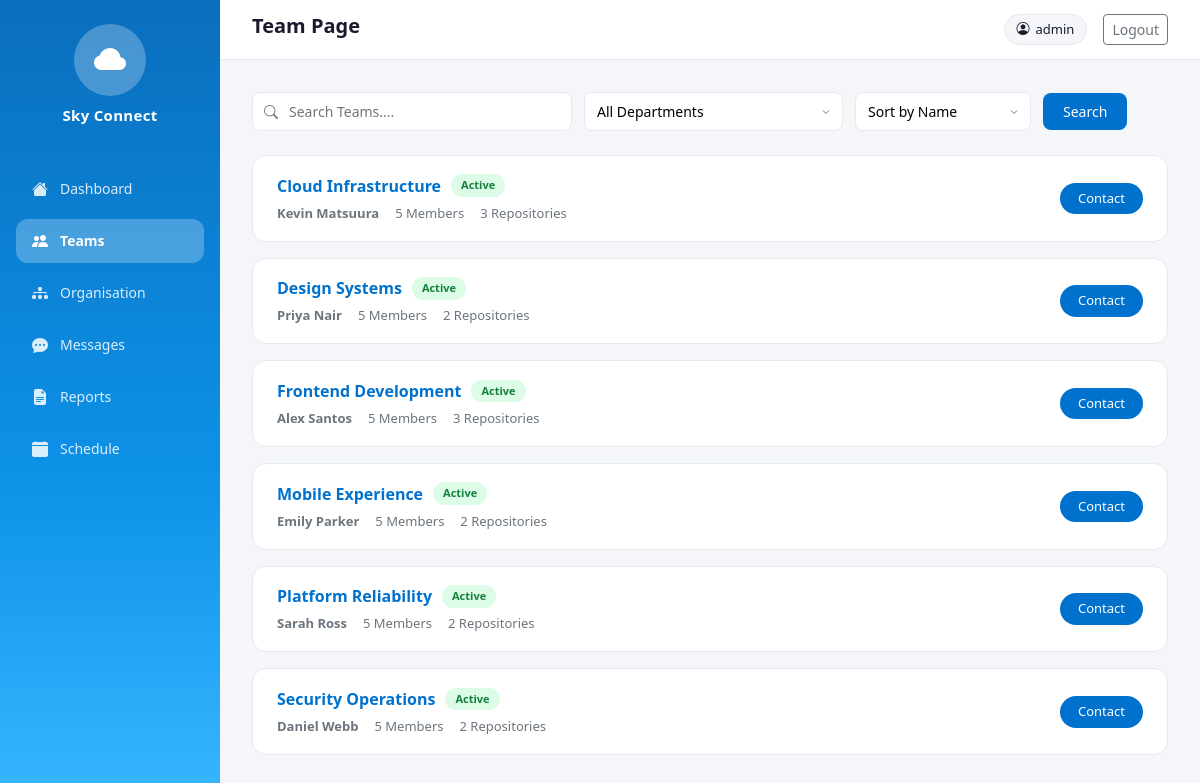
Page /teams/ (signed in) on the committed database.
### teams/models.py (models this page shows, shortened)
class Team(models.Model):
    STATUS_CHOICES = [
        ('active', 'Active'),
        ('inactive', 'Inactive'),
        ('restructuring', 'Restructuring'),
    ]
    name = models.CharField(max_length=200)
    description = models.TextField(blank=True)
    department = models.ForeignKey(
        Department,
        on_delete=models.CASCADE,
        related_name='teams'
    )
    manager = models.CharField(max_length=200)
    manager_role = models.CharField(max_length=200, blank=True)
    location = models.CharField(max_length=200, blank=True)
    status = models.CharField(
        max_length=20,
        choices=STATUS_CHOICES,
        default='active'
    )
    email = models.EmailField(blank=True)
    slack_channel = models.CharField(max_length=200, blank=True)
    created_at = models.DateTimeField(auto_now_add=True)

### teams/views.py (the view)
# urls.py: path('', views.team_list, name='team_list'),
@login_required
def team_list(request):
    teams = Team.objects.all()
    departments = Department.objects.all()
    search_query = request.GET.get('search', '')
    if search_query:
        teams = teams.filter(
            Q(name__icontains=search_query) |
            Q(manager__icontains=search_query) |
            Q(description__icontains=search_query)
        )
    department_filter = request.GET.get('department', '')
    if department_filter:
        teams = teams.filter(department__id=department_filter)
    sort_by = request.GET.get('sort', 'name')
    if sort_by == 'name':
        teams = teams.order_by('name')
    elif sort_by == 'department':
        teams = teams.order_by('department__name')
    return render(request, 'teams/team_list.html', {
        'teams': teams,
        'departments': departments,
        'search_query': search_query,
        'department_filter': department_filter,
        'sort_by': sort_by,
    })

### teams/templates/teams/team_list.html (shortened to what this page needs)
{% extends 'base.html' %}
{% load static %}
{% block nav_teams %}active{% endblock %}
{% block page_title %}<h1>Team Page</h1>{% endblock %}
{% block content %}
<form method="GET" action="{% url 'team_list' %}">
    <div class="filter-bar">
        <div class="search-wrapper">
            <i class="bi bi-search"></i>
            <input
                type="text"
                name="search"
                class="search-input"
                placeholder="Search Teams...."
                value="{{ search_query }}">
        </div>
        <select name="department" class="filter-select">
            <option value="">All Departments</option>
        </select>
        <select name="sort" class="filter-select">
            <option value="name" {% if sort_by == 'name' %}selected{% endif %}>Sort by Name</option>
        </select>
        <button type="submit" class="btn-search">Search</button>
    </div>
</form>
{% for team in teams %}
    <div class="team-card">
        <div class="team-card-left">
            <div>
                <a href="{% url 'team_detail' team.id %}" class="team-card-name">
                    {{ team.name }}
                    <span class="badge-status
                        {% if team.status == 'active' %}badge-active
                        {% elif team.status == 'inactive' %}badge-inactive
                        {% else %}badge-restructuring{% endif %}">
                        {{ team.get_status_display }}
                    </span>
                </a>
            </div>
            <div class="team-card-meta">
                <span><strong>{{ team.manager }}</strong></span>
                <span>{{ team.members.count }} Members</span>
                <span>{{ team.repositories.count }} Repositories</span>
            </div>
        </div>
        <div class="team-card-right">
            <a href="{% url 'team_detail' team.id %}?tab=members" class="btn-contact">Contact</a>
        </div>
    </div>
{% empty %}
    <div class="empty-state">
        <i class="bi bi-people" style="font-size:2rem; display:block; margin-bottom:8px;"></i>
        No teams found matching your search.
    </div>
{% endfor %}
{% endblock %}

### templates/base.html (shortened to what this page needs)
{% load static %}
<!DOCTYPE html>
<html lang="en">
<head>
    <link rel="stylesheet" href="https://cdn.jsdelivr.net/npm/bootstrap@5.3.0/dist/css/bootstrap.min.css">
    <link rel="stylesheet" href="https://cdn.jsdelivr.net/npm/bootstrap-icons@1.11.0/font/bootstrap-icons.css">
    <link rel="stylesheet" href="{% static 'css/style.css' %}">
</head>
<body>
<div class="app-wrapper">
    <aside class="sidebar">
        <div class="sidebar-logo">
            <div class="logo-cloud">
                <i class="bi bi-cloud-fill"></i>
            </div>
            <span class="logo-text">Sky Connect</span>
        </div>
        <nav class="sidebar-nav">
            <a href="/dashboard/" class="nav-item {% block nav_dashboard %}{% endblock %}">
                <i class="bi bi-house-fill"></i>
                <span>Dashboard</span>
            </a>
            <a href="/teams/" class="nav-item {% block nav_teams %}{% endblock %}">
                <i class="bi bi-people-fill"></i>
                <span>Teams</span>
            </a>
            <a href="/organisation/" class="nav-item {% block nav_org %}{% endblock %}">
                <i class="bi bi-diagram-3-fill"></i>
                <span>Organisation</span>
            </a>
            <a href="/messages/" class="nav-item {% block nav_messages %}{% endblock %}">
                <i class="bi bi-chat-dots-fill"></i>
                <span>Messages</span>
            </a>
             <a href="/reports/" class="nav-item {% block nav_reports %}{% endblock %}">
                <i class="bi bi-file-earmark-text-fill"></i>
                <span>Reports</span>
            </a>
            <a href="/schedule/" class="nav-item {% block nav_schedule %}{% endblock %}">
                <i class="bi bi-calendar-fill"></i>
                <span>Schedule</span>
            </a>
        </nav>
    </aside>
    <div class="main-area">
        <header class="topbar">
            <div class="topbar-left">
                {% block page_title %}{% endblock %}
            </div>
            <div class="topbar-right">
                {% if user.is_authenticated %}
                    <div class="user-pill">
                        <i class="bi bi-person-circle"></i>
                        <span>{{ user.username }}</span>
                    </div>
                    <a href="/signin/" class="btn btn-sm btn-outline-secondary ms-2">Logout</a>
                {% else %}
                    <a href="/signin/" class="btn btn-sm btn-outline-primary me-2">Login</a>
                    <a href="/signup/" class="btn btn-sm btn-primary">Sign Up</a>
                {% endif %}
            </div>
        </header>
        <main class="page-content">
            {% block content %}{% endblock %}
        </main>
    </div>
</div>
</body>
</html>

### static/css/style.css (style rules this page uses)
:root { --sky-blue: #0072ce; --sky-blue-dark: #005aa0; --sky-blue-light: #3399e0; --sidebar-bg: linear-gradient(180deg, #0a6ebd 0%, #0d92e8 60%, #38b6ff 100%); --sidebar-width: 220px; --topbar-height: 60px; --text-dark: #1a1a2e; --text-muted: #6c757d; --bg-light: #f4f6f9; --card-bg: #ffffff; --border-color: #e5e9f0; --active-badge: #22c55e; --inactive-badge: #94a3b8; --restructuring-badge: #f59e0b; --upstream-color: #3b82f6; --downstream-color: #ec4899; }
* { box-sizing: border-box; margin: 0; padding: 0; }
body { font-family: 'Segoe UI', sans-serif; background: var(--bg-light); color: var(--text-dark); }
.app-wrapper { display: flex; min-height: 100vh; }
.sidebar { width: var(--sidebar-width); background: var(--sidebar-bg); display: flex; flex-direction: column; position: fixed; top: 0; left: 0; height: 100vh; z-index: 100; padding: 1.5rem 1rem; }
.sidebar-logo { display: flex; flex-direction: column; align-items: center; margin-bottom: 2.5rem; gap: 8px; }
.logo-cloud { width: 72px; height: 72px; background: rgba(255, 255, 255, 0.25); border-radius: 50%; display: flex; align-items: center; justify-content: center; font-size: 2rem; color: white; }
.logo-text { color: white; font-size: 15px; font-weight: 700; letter-spacing: 0.3px; }
.sidebar-nav { display: flex; flex-direction: column; gap: 8px; }
.nav-item { display: flex; align-items: center; gap: 12px; padding: 10px 16px; border-radius: 12px; color: rgba(255, 255, 255, 0.85); text-decoration: none; font-size: 14px; font-weight: 500; transition: background 0.2s, color 0.2s; }
.nav-item.active { background: rgba(255, 255, 255, 0.25); color: white; font-weight: 600; }
.nav-item i { font-size: 16px; }
.main-area { margin-left: var(--sidebar-width); flex: 1; display: flex; flex-direction: column; min-height: 100vh; }
.topbar { height: var(--topbar-height); background: white; border-bottom: 1px solid var(--border-color); display: flex; align-items: center; justify-content: space-between; padding: 0 2rem; position: sticky; top: 0; z-index: 50; }
.topbar-left h1 { font-size: 20px; font-weight: 600; color: var(--text-dark); }
.topbar-right { display: flex; align-items: center; gap: 8px; }
.user-pill { display: flex; align-items: center; gap: 6px; background: var(--bg-light); border: 1px solid var(--border-color); padding: 5px 12px; border-radius: 20px; font-size: 13px; font-weight: 500; }
.page-content { padding: 2rem; flex: 1; }
.filter-bar { display: flex; align-items: center; gap: 12px; margin-bottom: 1.5rem; flex-wrap: wrap; }
.search-wrapper { position: relative; flex: 1; max-width: 320px; }
.search-wrapper i { position: absolute; left: 12px; top: 50%; transform: translateY(-50%); color: var(--text-muted); font-size: 14px; }
.search-input { width: 100%; padding: 8px 12px 8px 36px; border: 1px solid var(--border-color); border-radius: 8px; font-size: 14px; background: white; outline: none; transition: border-color 0.2s; }
.filter-select { padding: 8px 32px 8px 12px; border: 1px solid var(--border-color); border-radius: 8px; font-size: 14px; background: white; outline: none; cursor: pointer; appearance: none; background-repeat: no-repeat; background-position: right 10px center; }
.btn-search { padding: 8px 20px; background: var(--sky-blue); color: white; border: none; border-radius: 8px; font-size: 14px; font-weight: 500; cursor: pointer; transition: background 0.2s; }
.team-card { background: var(--card-bg); border: 1px solid var(--border-color); border-radius: 14px; padding: 1.1rem 1.5rem; margin-bottom: 1rem; display: flex; align-items: center; justify-content: space-between; transition: box-shadow 0.2s, transform 0.2s; }
.team-card-left { display: flex; flex-direction: column; gap: 6px; }
.team-card-name { font-size: 16px; font-weight: 600; color: var(--sky-blue); text-decoration: none; display: flex; align-items: center; gap: 10px; }
.team-card-meta { font-size: 13px; color: var(--text-muted); display: flex; align-items: center; gap: 16px; }
.team-card-right { display: flex; align-items: center; gap: 12px; }
.badge-status { font-size: 11px; font-weight: 600; padding: 3px 10px; border-radius: 20px; text-transform: capitalize; }
.badge-active { background: #dcfce7; color: #15803d; }
.btn-contact { padding: 6px 18px; background: var(--sky-blue); color: white; border: none; border-radius: 20px; font-size: 13px; font-weight: 500; text-decoration: none; transition: background 0.2s; cursor: pointer; }

### rows in the picture
Team: name "Cloud Infrastructure", status "Active", manager "Kevin Matsuura", members.count "5", repositories.count "3"
Team: name "Design Systems", status "Active", manager "Priya Nair", members.count "5", repositories.count "2"
Team: name "Frontend Development", status "Active", manager "Alex Santos", members.count "5", repositories.count "3"
Team: name "Mobile Experience", status "Active", manager "Emily Parker", members.count "5", repositories.count "2"
Team: name "Platform Reliability", status "Active", manager "Sarah Ross", members.count "5", repositories.count "2"
Team: name "Security Operations", status "Active", manager "Daniel Webb", members.count "5", repositories.count "2"

### other values in the picture
{{ user.username }} "admin"
